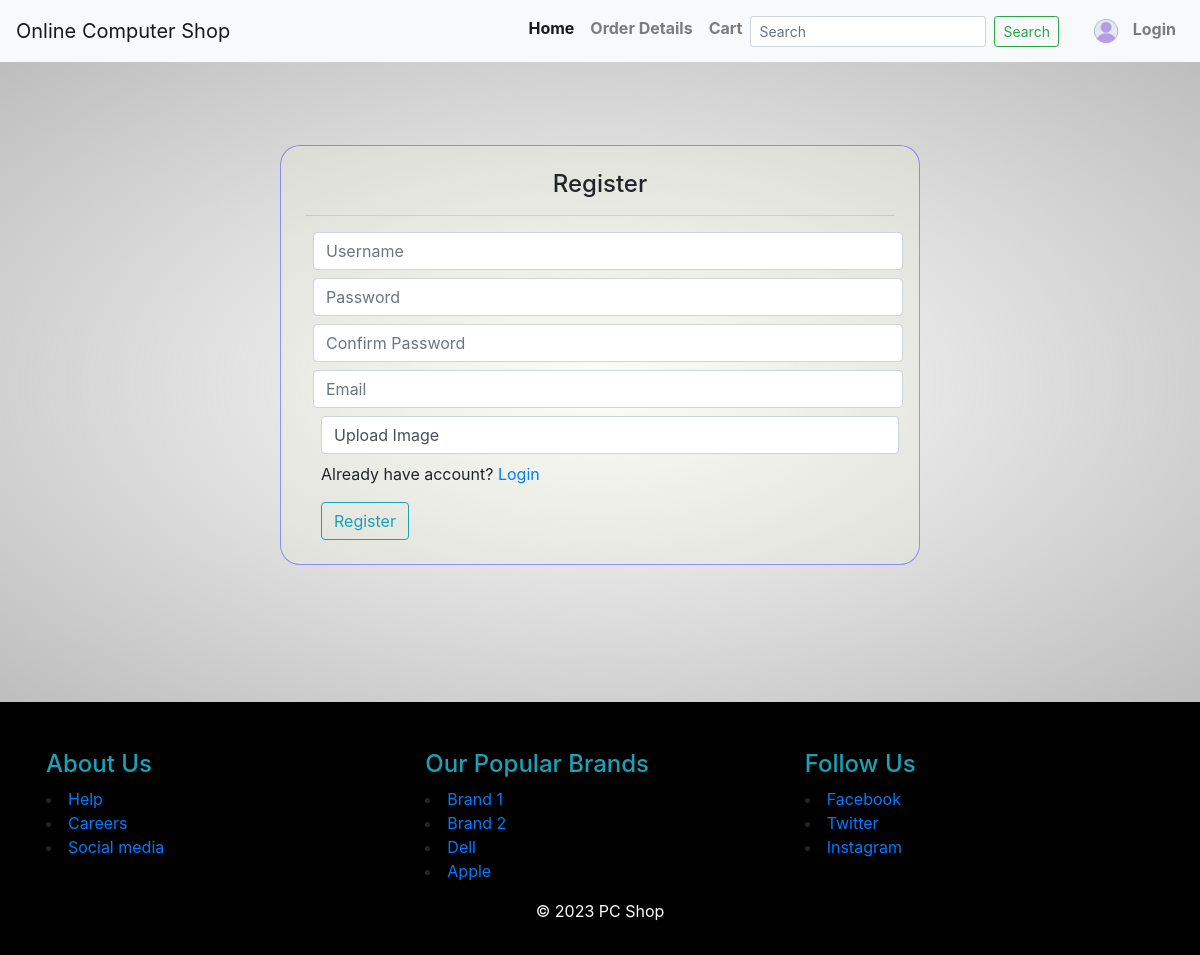
Screenshot of /register with the database file from the repository.
### computers/models.py (models this page shows)
class Brand(models.Model):
    name = models.CharField(max_length=100)
    description = models.TextField()
    logo = models.ImageField(upload_to='brands', blank=True, null=True)
    created_at = models.DateField(auto_now_add=True)
    def __str__(self):
        return self.name

### home/views.py (the view, shortened to what this page needs)
# urls.py: path('register', views.register, name='register'),
def register(request):
    return render(request, 'register.html')

### home/context_processors.py (called while the page is built, shortened)
def user_profile(request):
    return {}

def allBrands(request):
    brands = Brand.objects.all()
    return {'brands':brands}

### templates/register.html (shortened to what this page needs)
{% extends 'base.html' %}
{% load static %}
{% block content %}
<section style="min-height: 80vh; border: solid rgba(255, 255, 255, 0); background-image: radial-gradient( white,rgba(128, 128, 128, 0.514));" >
    <div class="container-fluid text-center">
        <div class="container p-4 mx-auto " style="width: 40em; margin-top: 5em; border: solid 1px rgba(0, 0, 255, 0.37); border-radius: 20px; background-color: rgba(245, 245, 220, 0.219);">
            <h4>Register</h4>
            <hr>
            <form action="" method="post" enctype="multipart/form-data">
                <input type="text" name="username" class="form-control m-2"  placeholder="Username" required>
                <input type="password" name="password" class="form-control m-2" placeholder="Password" required>
                <input type="password" name="confirm_password" class="form-control m-2" placeholder="Confirm Password" required>
                <input type="email" name="email" class="form-control m-2" placeholder="Email" required>
                <label for="profile_photo" class="form-control" style="margin-left: 1em; width: 98%; text-align: left;">Upload Image</label>
                <p class="ml-3" style="text-align: left; ">Already have account? <a href="/login">Login</a></p>
                <div style="display: flex; justify-content: flex-start; ">
                    <button type="submit" class="btn btn-outline-info  ml-3">Register</button>
                </div>
            </form>
        </div>
    </div>
</section>
{% endblock %}

### templates/base.html (shortened to what this page needs)
<!DOCTYPE html>
{% load static %}
<html lang="en">
<head>
    <link rel="stylesheet" href="https://stackpath.bootstrapcdn.com/bootstrap/4.5.2/css/bootstrap.min.css">
    <link rel="stylesheet" href="{% static 'css/bootstrap.min.css' %}">
    <link rel="stylesheet" type="text/css" href="{% static 'css/style.css' %}">
    <link rel="stylesheet" href="{% static 'css/custom.css' %}">
</head>
<body>
    <nav class="navbar navbar-expand-lg navbar-light bg-light">
        <a class="navbar-brand" href="#">Online Computer Shop</a>
        <div class="collapse navbar-collapse" id="navbarNav">
            <ul class="navbar-nav ml-auto">
                <li class="nav-item active">
                    <a class="nav-link " href="/" style="font-weight: bold;">Home <span class="sr-only">(current)</span></a>
                </li>
                <li class="nav-item">
                    <a class="nav-link" href="{% url 'order_list' %}" style="font-weight: bold;">Order Details</a>
                </li>
                <li class="nav-item">
                    <a class="nav-link" href="/cart" style="font-weight: bold;">Cart</a>
                </li>
                <form  class="form-inline my-2 my-lg-0"  method="get" action="{% url 'index' %}">
                    <input class="form-control form-control-sm mr-sm-2" type="search" name="q" placeholder="Search" aria-label="Search">
                    <button class="btn btn-outline-success my-2 my-sm-0 btn-sm" type="submit">Search</button>
                </form>
                {% if request.user.is_authenticated %}
                    <li class="nav-item dropdown d-flex align-items-center ml-4">
                        <a class="nav-link dropdown-toggle" href="#" id="userDropdown" role="button" data-toggle="dropdown" aria-haspopup="true" aria-expanded="false" style="font-weight: bold;">
                            {% if profile_photo_url %}
                                <img src="{{ profile_photo_url }}" alt="Profile Image" style="width: 30px; height: 30px; border-radius: 50%; margin-right: 8px;">
                            {% else %}
                                <img src="{% static 'images/user.png' %}" alt="Default Profile Image" style="width: 30px; height: 30px; border-radius: 50%; margin-right: 8px;">
                            {% endif %}
                            {{ request.user.username }}
                        </a>
                        <div class="dropdown-menu dropdown-menu-right" aria-labelledby="userDropdown">
                            {% if request.user.is_superuser %}
                            <a class="dropdown-item" href="/admin">ADMIN</a>
                            {%endif%}
                            <!-- <a class="dropdown-item" href="/profile">Profile</a>
                            <a class="dropdown-item" href="/settings">Settings</a> -->
                            <a class="dropdown-item" href="/logout">Logout</a>
                        </div>
                    </li>
                {% else %}
                    <li class="nav-item d-flex align-items-center ml-4">
                        <a class="nav-link" href="/login" style="font-weight: bold;">
                            <img src="{% static 'images/user.png' %}" alt="Default Profile Image" style="width: 30px; height: 30px; border-radius: 50%; margin-right: 8px;">
                            Login
                        </a>
                    </li>
                {% endif %}
            </ul>
        </div>
    </nav>
    {% block content %}{% endblock %}
    <footer>
        <div class="container p-3 pt-5">
            <div class="footer-content row">
                <div class="col-md-4">
                    <h4 class="text-info">About Us</h4>
                    <li><a href="error.html">Help</a></li>
                    <li><a href="error.html">Careers</a></li>
                    <li><a href="error.html">Social media</a></li>
                </div>
                <div class="col-md-4 ">
                    <h4 class="text-info">Our Popular Brands</h4>
                    {% for brand in brands|slice:":4" %}
                        <li><a href="#">{{ brand }}</a></li>
                    {% endfor %}
                </div>
                <div class="col-md-4  ">
                    <h4 class="text-info">Follow Us</h4>
                    <li><a href="error.html">Facebook</a></i></li>
                    <li><a href="error.html">Twitter</a></li>
                    <li><a href="error.html">Instagram</a></li>
                </div>
    <footer class="bg-black text-white text-center py-3" style=" width: 100%;">
        <p>&copy; 2023 PC Shop</p>
    </footer>
</body>
</html>

### static/css/style.css (style rules this page uses)
footer { background-color: #000000; }
footer p { margin: 0; }

### rows the page displays
Brand: name "Brand 1"
Brand: name "Brand 2"
Brand: name "Dell"
Brand: name "Apple"
